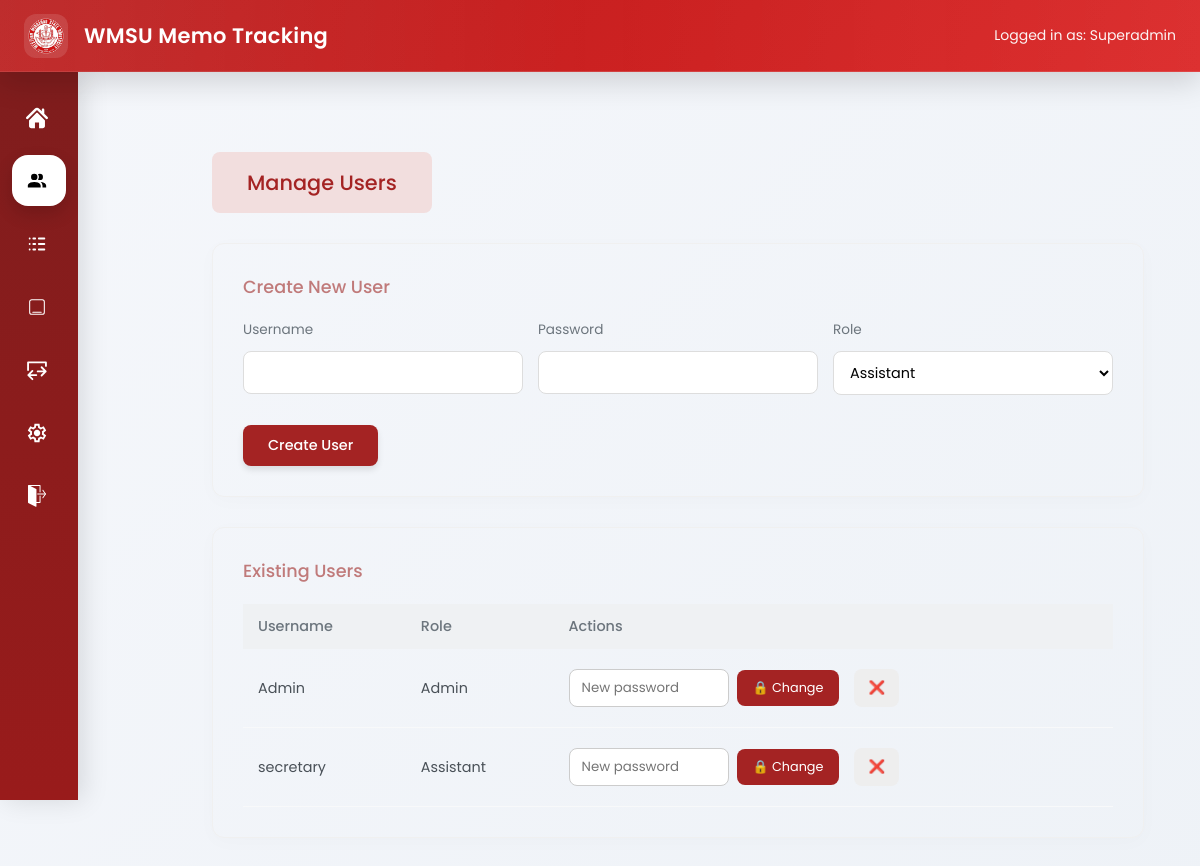
Page /admin/users (signed in) on the committed database.
### app/models/user.py (models this page shows, shortened)
class User(UserMixin, db.Model):
    __tablename__ = "users"
    id = db.Column(db.Integer, primary_key=True)
    username = db.Column(db.String(50), unique=True, nullable=False)
    password_hash = db.Column(db.String(255), nullable=False)
    role = db.Column(db.String(20))

### app/routes/admin.py (the view)
@admin_bp.route("/users")
@login_required
def users():
    if current_user.role != "admin":
        flash("Access denied")
        return redirect(url_for("secretary.dashboard"))
    users = User.query.all()
    return render_template("admin/user.html", users=users)

### app/__init__.py (called while the page is built)
def create_app():
    app = Flask(__name__)
    app.config.from_object(Config)
    db.init_app(app)
    login_manager.init_app(app)
    migrate.init_app(app, db)
    login_manager.login_view = "auth.login"
    @login_manager.user_loader
    def load_user(user_id):
        return User.query.get(int(user_id))
    app.register_blueprint(main)
    app.register_blueprint(auth_bp)
    app.register_blueprint(secretary_bp)
    app.register_blueprint(admin_bp)
    app.cli.add_command(seed_command)
    app.cli.add_command(seed_memos)
    @app.context_processor
    def inject_settings():
        settings = SystemSettings.query.first()
        return dict(settings=settings)
    print(app.url_map)
    return app

### app/templates/admin/user.html (shortened to what this page needs)
{% block page_css %}
  <link rel="stylesheet" href="{{ url_for('static', filename='css/admin_user.css') }}">
{% endblock %}
{% extends "base.html" %}
{% block content %}
<div class="col-md-10 content">
<div class="main-content">
  <div class="section-badge">
    Manage Users
  </div>
  <div class="accounts-card">
    <div class="accounts-title">Create New User</div>
    <form method="POST" action="{{ url_for('admin.create_user') }}">
      <div class="form-row">
        <div class="form-group">
          <label>Username</label>
          <input name="username" required>
        </div>
        <div class="form-group">
          <label>Password</label>
          <input type="password" name="password" required>
        </div>
        <div class="form-group">
          <label>Role</label>
          <select name="role">
            <option value="secretary">Assistant</option>
          </select>
        </div>
      </div>
      <button type="submit" class="btn-create">Create User</button>
    </form>
  </div>
  <div class="accounts-card">
    <div class="accounts-title">Existing Users</div>
    <table class="user-table">
      <tr>
        <th>Username</th>
        <th>Role</th>
        <th>Actions</th>
      </tr>
      {% for user in users %}
      {% if not (user.id == 1 and user.role == "admin") %}
      <tr>
        <td>{{ user.username }}</td>
        <td>
            {% if user.role == "secretary" %}
                Assistant
            {% else %}
                {{ user.role|capitalize }}
            {% endif %}
        </td>
        <td>
          <div class="action-container">
            <form method="POST" action="{{ url_for('admin.reset_password', id=user.id) }}" class="reset-form">
              <div class="password-wrapper">
                <input type="password" name="password" placeholder="New password" required>
              </div>
              <button type="submit" class="btn-password">
                🔒 Change
              </button>
            </form>
            <form method="POST" action="{{ url_for('admin.delete_user', id=user.id) }}">
              <button type="submit" class="btn-delete">❌</button>
            </form>
          </div>
        </td>
      </tr>
      {% endif %}
      {% endfor %}
    </table>
  </div>
</div>
</div>
{% endblock %}

### app/templates/base.html (shortened to what this page needs)
<!DOCTYPE html>
<html lang="en">
<head>
<link rel="stylesheet" href="{{ url_for('static', filename='css/base.css') }}">
<link rel="stylesheet" href="{{ url_for('static', filename='css/flatpickr.min.css') }}">
    {% block page_css %}
    {% endblock %}
</head>
<body>
<div class="topbar">
<div class="topbar-left">
{% if settings and settings.logo %}
  <img src="{{ url_for('static', filename=settings.logo) }}" class="logo">
{% else %}
  <img src="{{ url_for('static', filename='img/logo.png') }}" class="logo">
{% endif %}
{% if settings and settings.system_name %}
  <div class="title"> {{ settings.system_name }}</div>
{% else %}
  <div class="title"> WMSU Memo Tracking</div>
{% endif %}
</div>
<div class="topbar-right">
  Logged in as:
  <span id="userRole">
    {% if current_user.is_authenticated %}
      {{ current_user.username|capitalize }}
    {% else %}
      Guest
    {% endif %}
  </span>
</div>
</div>
{% if current_user.is_authenticated %}
<div class="sidebar">
    {% if current_user.role == "admin" %}
    <a href="{{ url_for('admin.dashboard') }}"
       class="{% if request.endpoint == 'admin.dashboard' %}active{% endif %}">
        <img src="{{ url_for('static', filename='img/dashboard.svg') }}">
    </a>
    <a href="{{ url_for('admin.users') }}"
       class="{% if request.endpoint == 'admin.users' %}active{% endif %}">
        <img src="{{ url_for('static', filename='img/users.svg') }}">
    </a>
    <a href="{{ url_for('admin.logs_page') }}"
       class="{% if request.endpoint == 'admin.logs_page' %}active{% endif %}">
        <img src="{{ url_for('static', filename='img/reports.svg') }}">
    </a>
    {% endif %}
    {% if current_user.role == "admin" or current_user.role == "secretary" %}
    <a href="{{ url_for('main.home') }}"
       class="{% if request.endpoint == 'main.home' %}active{% endif %}">
        <img src="{{ url_for('static', filename='img/memos.svg') }}">
    </a>
    {% endif %}
    {% if current_user.role == "admin" %}
    <a href="{{ url_for('admin.import_page') }}"
       class="{% if request.endpoint == 'admin.import_page' %}active{% endif %}">
        <img src="{{ url_for('static', filename='img/import.svg') }}">
    </a>
    <a href="{{ url_for('admin.settings_general') }}"
       class="{% if request.endpoint == 'admin.settings_general' %}active{% endif %}">
        <img src="{{ url_for('static', filename='img/settings.svg') }}">
    </a>
    {% endif %}
    <a href="{{ url_for('auth.logout') }}">
        <img src="{{ url_for('static', filename='img/logout.svg') }}">
    </a>
</div>
{% endif %}
<div class="content">
  {% block content %}
  {% endblock %}
</div>
</body>
</html>

### app/static/css/admin_user.css (style rules this page uses)
.section-badge { background-color: #f2dede; color: #a42323; display: inline-block; padding: 15px 35px; border-radius: 8px; font-weight: 500; font-size: 1.3rem; margin-bottom: 30px; }
.accounts-card { border: 1px solid #f0f0f0; border-radius: 12px; padding: 30px; box-shadow: 0 4px 20px rgba(0,0,0,0.02); margin-bottom: 30px; }
.accounts-title { color: #c07a7a; font-weight: 500; font-size: 1.1rem; margin-bottom: 20px; }
.form-row { display: flex; gap: 15px; margin-bottom: 15px; }
.form-group { flex: 1; }
.form-group label { display: block; font-size: 0.85rem; margin-bottom: 6px; color: #6c757d; }
.form-group input, .form-group select { width: 100%; padding: 10px 12px; border: 1px solid #ddd; border-radius: 8px; font-family: 'Poppins', sans-serif; font-size: 0.9rem; }
.btn-create { background-color: #a42323; color: white; border: none; padding: 10px 25px; border-radius: 8px; font-family: 'Poppins', sans-serif; font-size: 0.9rem; font-weight: 500; cursor: pointer; box-shadow: 0 4px 6px rgba(0,0,0,0.1); }
.user-table { width: 100%; border-collapse: collapse; }
.user-table th { background-color: #eff1f3; text-align: left; padding: 12px 15px; color: #6c757d; font-weight: 500; font-size: 0.9rem; }
.user-table td { padding: 20px 15px; border-bottom: 1px solid #f8f9fa; font-size: 0.9rem; color: #495057; }
.action-container { display: flex; align-items: center; gap: 15px; }
.reset-form { display: flex; align-items: center; gap: 8px; }
.password-wrapper input { border: 1px solid #ccc; border-radius: 8px; padding: 8px 12px; width: 160px; font-family: 'Poppins', sans-serif; }
.btn-password { background-color: #a42323; color: white; border: none; padding: 9px 16px; border-radius: 8px; font-size: 0.8rem; cursor: pointer; }
.btn-delete { background-color: #eeeeee; border: none; padding: 9px 14px; border-radius: 8px; cursor: pointer; }

### app/static/css/base.css (style rules this page uses)
* { margin:0; padding:0; box-sizing:border-box; font-family:'Poppins',sans-serif; }
body { background: linear-gradient(135deg,#f5f7fb 0%, #eef2f7 100%); color:#2b2b2b; min-height:100vh; }
.topbar { position:fixed; top:0; left:0; width:100%; height:72px; background: linear-gradient( 135deg, #b91c1c, #dc2626 ); display:flex; align-items:center; justify-content:space-between; padding:0 24px; color:white; backdrop-filter: blur(12px); border-bottom: 1px solid rgba(255,255,255,0.15); box-shadow: 0 10px 30px rgba(0,0,0,0.15); z-index:1000; }
.topbar::after { content:""; position:absolute; inset:0; background: linear-gradient( 90deg, rgba(255,255,255,0.08), transparent, rgba(255,255,255,0.05) ); pointer-events:none; }
.topbar-left { display:flex; align-items:center; gap:16px; }
.logo { height:44px; width:44px; object-fit:contain; border-radius:12px; padding:4px; background:rgba(255,255,255,0.12); backdrop-filter: blur(10px); }
.title { font-size:21px; font-weight:600; letter-spacing:0.3px; }
.topbar-right { font-size:14px; opacity:0.95; }
.sidebar { position:fixed; top:72px; left:0; width:78px; height:calc(100vh - 72px); background: linear-gradient( 180deg, #7f1d1d, #991b1b ); padding:20px 12px; display:flex; flex-direction:column; gap:12px; overflow:hidden; transition:0.3s ease; z-index:999; box-shadow: 5px 0 25px rgba(0,0,0,0.12); }
.sidebar a { display:flex; align-items:center; gap:14px; text-decoration:none; color:white; padding:14px 14px; border-radius:16px; transition:0.25s ease; position:relative; overflow:hidden; }
.sidebar a img { width:22px; height:22px; min-width:22px; object-fit:contain; filter:brightness(0) invert(1); transition:0.25s; }
.sidebar a.active { background:white; color:#991b1b; box-shadow: 0 8px 18px rgba(0,0,0,0.15); }
.sidebar a.active img { filter:none; }
.content { margin-left:78px; margin-top:48px; padding:28px; min-height:100vh; transition:0.3s ease; }
input, select, textarea { width:100%; padding:12px 14px; border-radius:14px; border: 1px solid rgba(0,0,0,0.08); background:white; outline:none; transition:0.2s; }
.form-row { display:flex; gap:15px; margin-bottom:15px; }
.form-group { flex:1; display:flex; flex-direction:column; gap:5px; margin-bottom:15px; }
input,textarea,select { border:1px solid #ccc; border-radius:4px; padding:7px; }

### rows in the picture
User: username "Superadmin"
User: username "Admin", role "Admin"
User: username "secretary", role "Assistant"
